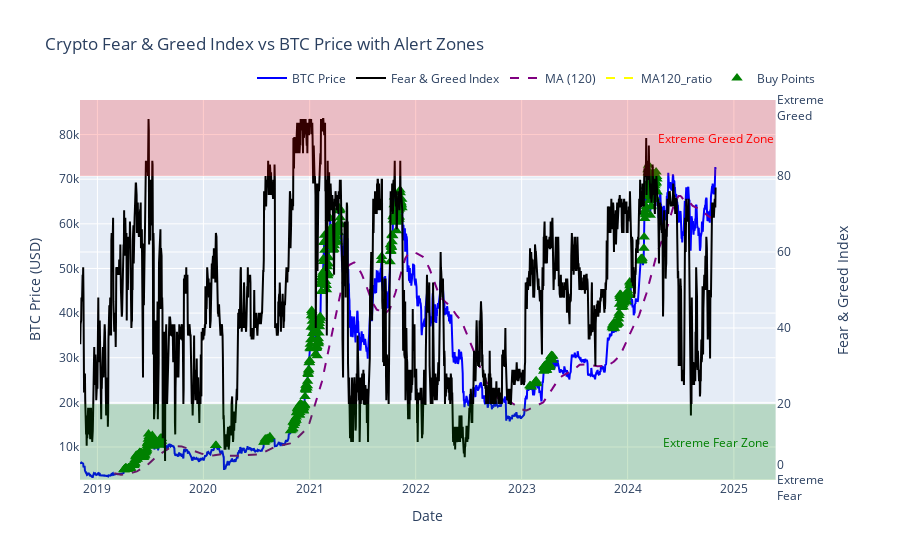

The code cell stored with this chart in its notebook:
### Code cell
sell_points = merged_bitcoin_fg_df[
    (merged_bitcoin_fg_df['value_classification'].isin(['Greed', 'Extreme Greed'])) & 
    (merged_bitcoin_fg_df['MA120_ratio'] <= -0.2)
]
fig = plot_data_with_fear_greed_alerts(merged_bitcoin_fg_df, "BTC", sell_points)
fig.show()

### Figure 1 — Plotly figure (JSON) as saved in the notebook; plotly's stock layout.template omitted (floating-point values rounded to 4 significant figures; data arrays with more than 128 entries replaced by an {"elided": "..."} marker saying what was removed)
{"data": [{"hovertemplate": "<b>Date:</b> %{x|%Y-%m-%d}<br><b>Price:</b> $%{y:.2f}<br><b>Sentiment:</b> %{text}<br>", "line": {"color": "blue"}, "name": "BTC Price", "text": {"elided": "2189 int values"}, "type": "scatter", "x": {"elided": "2189 str values"}, "xaxis": "x", "y": {"elided": "2189 float values"}, "yaxis": "y"}, {"hovertemplate": "<b>Date:</b> %{x|%Y-%m-%d}<br><b>Fear & Greed Index:</b> %{y}<br>", "line": {"color": "black", "width": 2}, "name": "Fear & Greed Index", "type": "scatter", "x": {"elided": "2189 str values"}, "xaxis": "x", "y": {"elided": "2189 int values"}, "yaxis": "y2"}, {"line": {"color": "purple", "dash": "dash", "width": 2}, "name": "MA (120)", "type": "scatter", "x": {"elided": "2189 str values"}, "xaxis": "x", "y": {"elided": "2189 float values"}, "yaxis": "y"}, {"line": {"color": "yellow", "dash": "dash", "width": 2}, "name": "MA120_ratio", "type": "scatter", "x": {"elided": "2189 str values"}, "xaxis": "x", "y": {"elided": "2189 float values"}, "yaxis": "y"}, {"hovertemplate": "<b>Buy Date:</b> %{x|%Y-%m-%d}<br><b>Price:</b> $%{y:.2f}<br>", "marker": {"color": "green", "size": 10, "symbol": "triangle-up"}, "mode": "markers", "name": "Buy Points", "type": "scatter", "x": {"elided": "471 str values"}, "y": {"elided": "471 float values"}}], "layout": {"annotations": [{"font": {"color": "green"}, "showarrow": false, "text": "Extreme Fear Zone", "x": "2024-10-30", "y": 10, "yref": "y2"}, {"font": {"color": "red"}, "showarrow": false, "text": "Extreme Greed Zone", "x": "2024-10-30", "y": 90, "yref": "y2"}], "hovermode": "x unified", "legend": {"orientation": "h", "x": 1, "xanchor": "right", "y": 1.02, "yanchor": "bottom"}, "shapes": [{"fillcolor": "green", "line": {"width": 0}, "opacity": 0.2, "type": "rect", "x0": 0, "x1": 1, "xref": "x domain", "y0": 0, "y1": 20, "yref": "y2"}, {"fillcolor": "red", "line": {"width": 0}, "opacity": 0.2, "type": "rect", "x0": 0, "x1": 1, "xref": "x domain", "y0": 80, "y1": 100, "yref": "y2"}], "title": {"text": "Crypto Fear & Greed Index vs BTC Price with Alert Zones"}, "xaxis": {"anchor": "y", "domain": [0, 0.94], "title": {"text": "Date"}}, "yaxis": {"anchor": "x", "domain": [0, 1], "range": [2609.0, 87740.0], "title": {"text": "BTC Price (USD)"}}, "yaxis2": {"anchor": "x", "overlaying": "y", "range": [0, 100], "side": "right", "ticktext": ["0<br>Extreme<br>Fear", "20", "40", "60", "80", "100<br>Extreme<br>Greed"], "tickvals": [0, 20, 40, 60, 80, 100], "title": {"text": "Fear & Greed Index"}}}}
